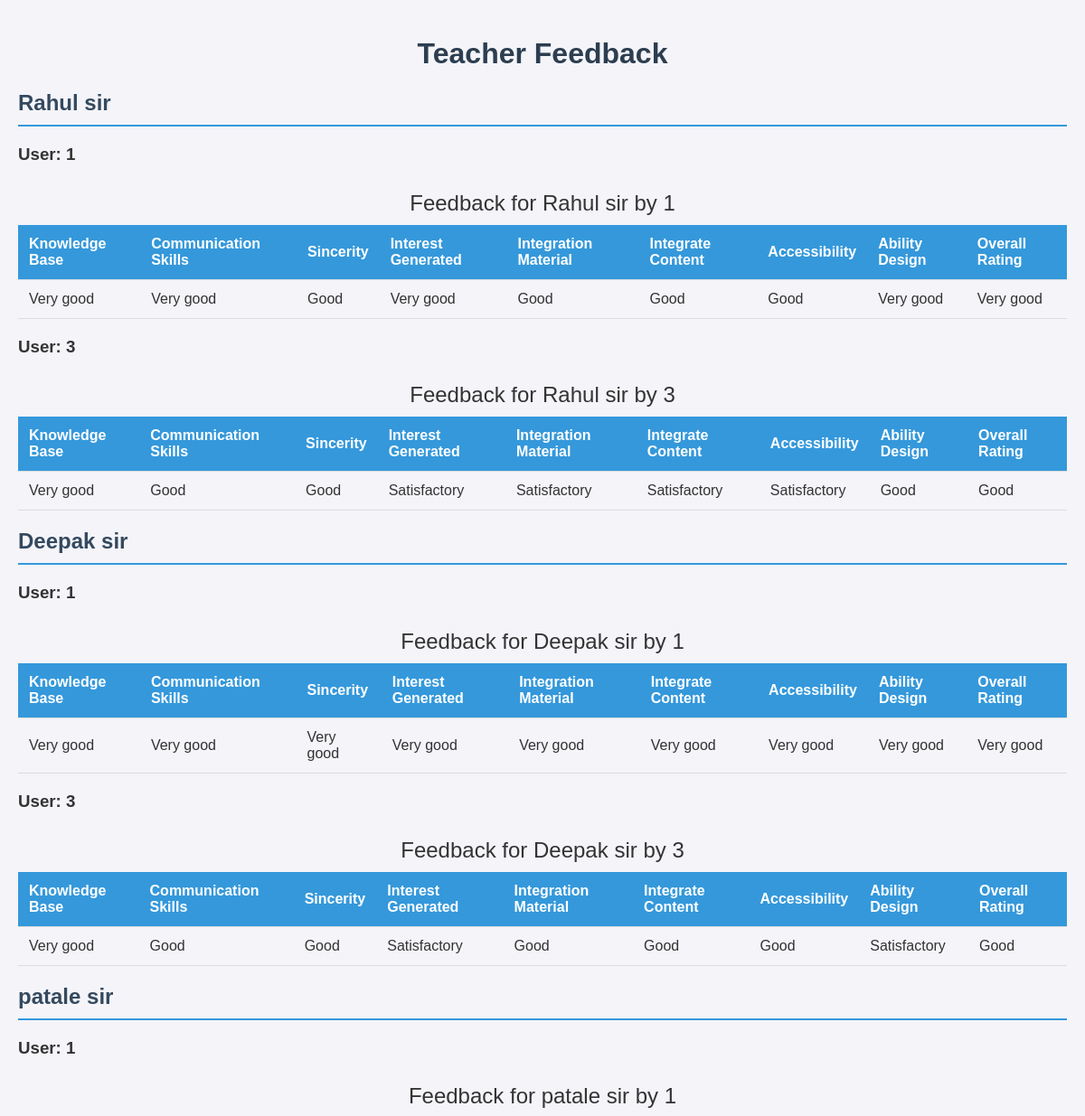
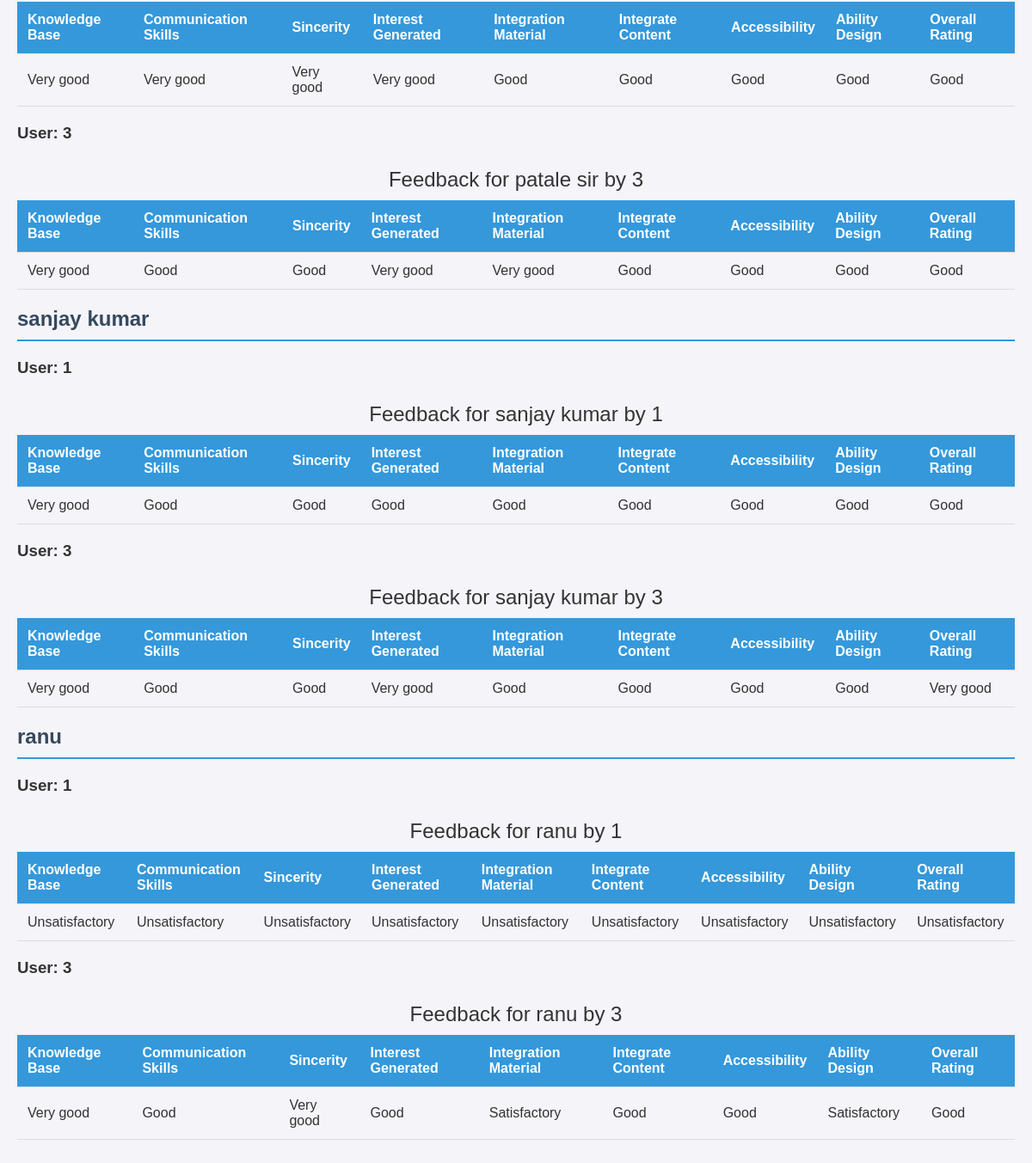
Screenshot of /display_feedback2 with the database file from the repository (2 pictures, top to bottom).
### tables this page shows
CREATE TABLE feedback (
            id INTEGER PRIMARY KEY AUTOINCREMENT,
            user_id INTEGER,
            teacher TEXT,
            knowledge_base TEXT,
            communication_skills TEXT,
            sincerity TEXT,
            interest_generated TEXT,
            integration_material TEXT,
            integrate_content TEXT,
            accessibility TEXT,
            ability_design TEXT,
            overall_rating TEXT
        );

### feedback_form/app.py (the view)
@app.route('/display_feedback2')
def display_feedback():
    with sqlite3.connect('feedback.db') as conn:
        c = conn.cursor()
        c.execute('''
            SELECT user_id, teacher, knowledge_base, communication_skills, sincerity, interest_generated, integration_material, integrate_content, accessibility, ability_design, overall_rating
            FROM feedback
        ''')
        feedbacks = c.fetchall()
    feedback_data = {}
    for feedback in feedbacks:
        user_id = feedback[0]
        teacher_name = feedback[1]
        feedback_dict = {
            'username': user_id,  # Assuming user_id can be used as username; adjust if necessary
            'knowledge_base': feedback[2],
            'communication_skills': feedback[3],
            'sincerity': feedback[4],
            'interest_generated': feedback[5],
            'integration_material': feedback[6],
            'integrate_content': feedback[7],
            'accessibility': feedback[8],
            'ability_design': feedback[9],
            'overall_rating': feedback[10]
        }
        if teacher_name not in feedback_data:
            feedback_data[teacher_name] = {}
        if user_id not in feedback_data[teacher_name]:
            feedback_data[teacher_name][user_id] = []
        feedback_data[teacher_name][user_id].append(feedback_dict)
    return render_template('display_feedback2.html', feedback_data=feedback_data)

### feedback_form/templates/display_feedback2.html (shortened to what this page needs)
<!DOCTYPE html>
<html lang="en">
<head>
    <link rel="stylesheet" href="{{ url_for('static', filename='styleTeccherDiss.css') }}">
</head>
<body>
    <h1>Teacher Feedback</h1>
    {% for teacher, users_feedbacks in feedback_data.items() %}
        <h2>{{ teacher }}</h2>
        {% for user, feedbacks in users_feedbacks.items() %}
            <h3>User: {{ user }}</h3>
            <table>
                <caption>Feedback for {{ teacher }} by {{ user }}</caption>
                <thead>
                    <tr>
                        <th>Knowledge Base</th>
                        <th>Communication Skills</th>
                        <th>Sincerity</th>
                        <th>Interest Generated</th>
                        <th>Integration Material</th>
                        <th>Integrate Content</th>
                        <th>Accessibility</th>
                        <th>Ability Design</th>
                        <th>Overall Rating</th>
                    </tr>
                </thead>
                <tbody>
                    {% for feedback in feedbacks %}
                        <tr>
                            <td>{{ feedback.knowledge_base }}</td>
                            <td>{{ feedback.communication_skills }}</td>
                            <td>{{ feedback.sincerity }}</td>
                            <td>{{ feedback.interest_generated }}</td>
                            <td>{{ feedback.integration_material }}</td>
                            <td>{{ feedback.integrate_content }}</td>
                            <td>{{ feedback.accessibility }}</td>
                            <td>{{ feedback.ability_design }}</td>
                            <td>{{ feedback.overall_rating }}</td>
                        </tr>
                    {% endfor %}
                </tbody>
            </table>
        {% endfor %}
    {% endfor %}
</body>
</html>

### feedback_form/static/styleTeccherDiss.css (style rules this page uses)
body { font-family: Arial, sans-serif; background-color: #f4f4f9; color: #333; margin: 0; padding: 20px; }
h1 { text-align: center; color: #2c3e50; }
h2 { color: #34495e; border-bottom: 2px solid #3498db; padding-bottom: 10px; margin-bottom: 20px; }
table { width: 100%; border-collapse: collapse; margin-bottom: 20px; }
th, td { padding: 12px; text-align: left; border-bottom: 1px solid #ddd; }
th { background-color: #3498db; color: white; }
table caption { font-size: 1.5em; margin: 10px 0; }

### rows the page displays
feedback: teacher "Rahul sir", users_feedbacks "1" "3", users_feedbacks "Rahul sir" "Rahul sir", users_feedbacks "1" "3", knowledge_base "Very good", communication_skills "Very good", sincerity "Good", interest_generated "Very good", integration_material "Good", integrate_content "Good", accessibility "Good", ability_design "Very good", overall_rating "Very good"
feedback: knowledge_base "Very good", communication_skills "Good", sincerity "Good", interest_generated "Satisfactory", integration_material "Satisfactory", integrate_content "Satisfactory", accessibility "Satisfactory", ability_design "Good", overall_rating "Good"
feedback: teacher "Deepak sir", users_feedbacks "1" "3", users_feedbacks "Deepak sir" "Deepak sir", users_feedbacks "1" "3", knowledge_base "Very good", communication_skills "Very good", sincerity "Very good", interest_generated "Very good", integration_material "Very good", integrate_content "Very good", accessibility "Very good", ability_design "Very good", overall_rating "Very good"
feedback: knowledge_base "Very good", communication_skills "Good", sincerity "Good", interest_generated "Satisfactory", integration_material "Good", integrate_content "Good", accessibility "Good", ability_design "Satisfactory", overall_rating "Good"
feedback: teacher "patale sir", users_feedbacks "1" "3", users_feedbacks "patale sir" "patale sir", users_feedbacks "1" "3", knowledge_base "Very good", communication_skills "Very good", sincerity "Very good", interest_generated "Very good", integration_material "Good", integrate_content "Good", accessibility "Good", ability_design "Good", overall_rating "Good"
feedback: knowledge_base "Very good", communication_skills "Good", sincerity "Good", interest_generated "Very good", integration_material "Very good", integrate_content "Good", accessibility "Good", ability_design "Good", overall_rating "Good"
feedback: teacher "sanjay kumar", users_feedbacks "1" "3", users_feedbacks "sanjay kumar" "sanjay kumar", users_feedbacks "1" "3", knowledge_base "Very good", communication_skills "Good", sincerity "Good", interest_generated "Good", integration_material "Good", integrate_content "Good", accessibility "Good", ability_design "Good", overall_rating "Good"
feedback: knowledge_base "Very good", communication_skills "Good", sincerity "Good", interest_generated "Very good", integration_material "Good", integrate_content "Good", accessibility "Good", ability_design "Good", overall_rating "Very good"
feedback: teacher "ranu", users_feedbacks "1" "3", users_feedbacks "ranu" "ranu", users_feedbacks "1" "3", knowledge_base "Unsatisfactory", communication_skills "Unsatisfactory", sincerity "Unsatisfactory", interest_generated "Unsatisfactory", integration_material "Unsatisfactory", integrate_content "Unsatisfactory", accessibility "Unsatisfactory", ability_design "Unsatisfactory", overall_rating "Unsatisfactory"
feedback: knowledge_base "Very good", communication_skills "Good", sincerity "Very good", interest_generated "Good", integration_material "Satisfactory", integrate_content "Good", accessibility "Good", ability_design "Satisfactory", overall_rating "Good"
